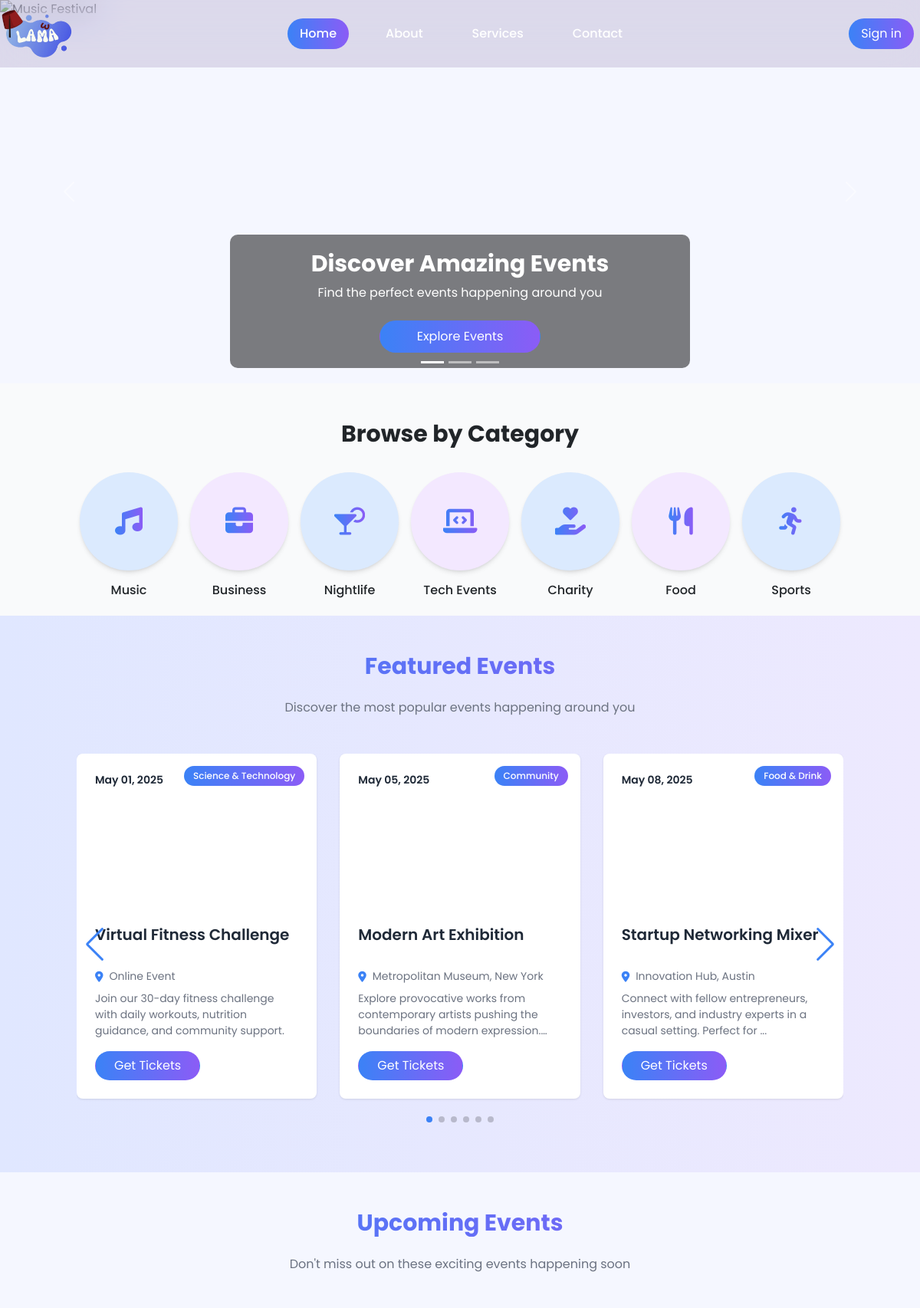
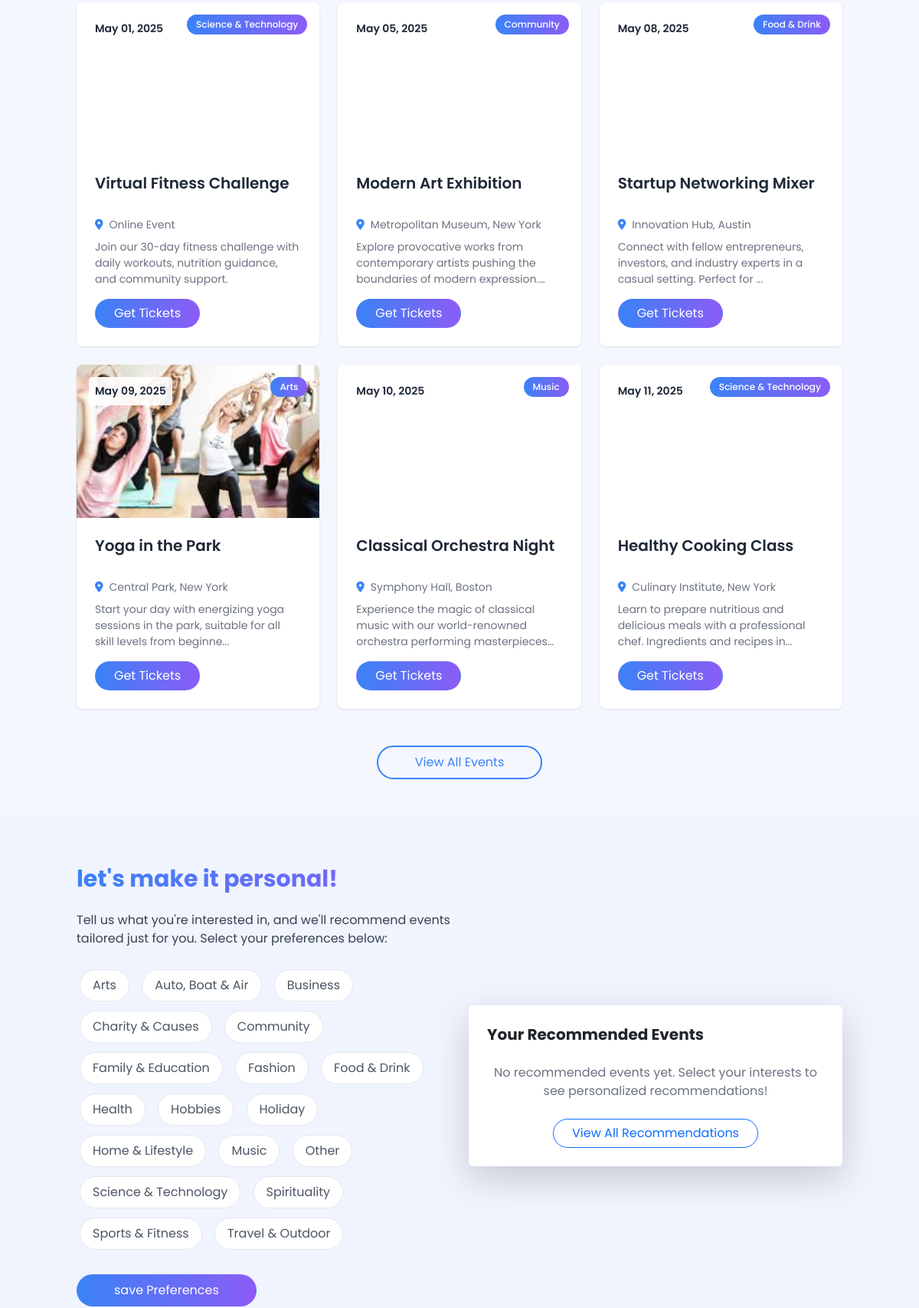
/view/pages/landing-page.php (upper part), run on the app's committed database (2 pictures, top to bottom).
### tables this page shows
CREATE TABLE `events` (
  `id` int(11) NOT NULL,
  `organizer_id` int(11) NOT NULL,
  `title` varchar(255) NOT NULL,
  `description` text DEFAULT NULL,
  `start_date` datetime NOT NULL,
  `end_date` datetime NOT NULL,
  `door_time` time DEFAULT NULL,
  `location` varchar(255) DEFAULT NULL,
  `online_link` varchar(255) DEFAULT NULL,
  `event_type` enum('in-person','online') NOT NULL DEFAULT 'in-person',
  `image` varchar(255) DEFAULT NULL,
  `category_id` int(11) NOT NULL,
  `capacity` int(11) DEFAULT NULL,
  `age_restriction` varchar(50) DEFAULT 'All Ages',
  `status` varchar(50) DEFAULT NULL,
  `created_at` datetime DEFAULT current_timestamp()
);

CREATE TABLE `categories` (
  `id` int(11) NOT NULL,
  `name` varchar(255) NOT NULL,
  `description` text DEFAULT NULL
);

### controller/categories.php (called while the page is built)
<?php
function getCategories(PDO $pdo): array
{
    try {
        $stmt = $pdo->prepare("SELECT * FROM categories ORDER BY name ASC");
        $stmt->execute();
        return $stmt->fetchAll(PDO::FETCH_ASSOC);
    } catch (PDOException $e) {
        error_log("Get Categories Error: " . $e->getMessage());
        return [];
    }
}

### view/pages/landing-page.php (the view, shortened to what this page needs)
<?php
include_once __DIR__ . '/../../config/database.php';
include_once __DIR__ . '/../../controller/categories.php';
include_once __DIR__ . '/../../controller/preferences.php';
$categories = getCategories($cnx);
if (isset($_SESSION["user_id"])) {
  $user_preferences = getUserPreferences($cnx, $_SESSION['user_id'] ?? null);
  $recommended_events = getRecommendedEvents($cnx, $_SESSION['user_id'] ?? null, 3);
} else {
  $user_preferences = [];
  $recommended_events = [];
}
try {
  $stmt = $cnx->query("SELECT e.*, c.name AS category_name
                          FROM events e
                          LEFT JOIN categories c ON e.category_id = c.id
                          WHERE e.start_date >= NOW()
                          ORDER BY e.start_date ASC
                          LIMIT 6");
  $events = $stmt->fetchAll(PDO::FETCH_ASSOC);
} catch (PDOException $e) {
  error_log("Database error while fetching events: " . $e->getMessage());
  $events = [];
}
?>
<!DOCTYPE html>
<html lang="en">
<head>
  <script src="https://cdn.tailwindcss.com"></script>
  <link href="https://cdn.jsdelivr.net/npm/bootstrap@5.3.0/dist/css/bootstrap.min.css" rel="stylesheet" />
  <link rel="stylesheet" href="https://cdnjs.cloudflare.com/ajax/libs/font-awesome/6.4.0/css/all.min.css" />
  <link rel="stylesheet" href="https://cdn.jsdelivr.net/npm/swiper@8/swiper-bundle.min.css" />
  <link rel="stylesheet" href="../styles/css/landing2.css" />
  <script src="../scripts/tailwind.js"></script>
</head>
<body>
  <?php
  include  '../partials/navbar.php';
  ?>
  <main>
    <div id="heroCarousel" class="carousel slide" data-bs-ride="carousel">
      <div class="carousel-indicators">
        <button type="button" data-bs-target="#heroCarousel" data-bs-slide-to="0" class="active" aria-current="true"
          aria-label="Slide 1"></button>
        <button type="button" data-bs-target="#heroCarousel" data-bs-slide-to="1" aria-label="Slide 2"></button>
        <button type="button" data-bs-target="#heroCarousel" data-bs-slide-to="2" aria-label="Slide 3"></button>
      </div>
      <div class="carousel-inner">
        <div class="carousel-item active">
          <img src="../assets/images/music.jpg" class="d-block w-100" alt="Music Festival" />
          <div class="carousel-caption d-none d-md-block">
            <h2 class="text-3xl font-bold mb-2">Discover Amazing Events</h2>
            <p class="mb-4">Find the perfect events happening around you</p>
            <button class="btn btn-gradient rounded-full px-5 py-2" onclick="location.href='searchpage.php'">
              Explore Events
            </button>
          </div>
        </div>
      </div>
      <button class="carousel-control-prev" type="button" data-bs-target="#heroCarousel" data-bs-slide="prev">
        <span class="carousel-control-prev-icon" aria-hidden="true"></span>
      </button>
      <button class="carousel-control-next" type="button" data-bs-target="#heroCarousel" data-bs-slide="next">
        <span class="carousel-control-next-icon" aria-hidden="true"></span>
      </button>
    </div>
    <section class="pt-12 bg-gray-50 text-center">
      <div class="">
        <h2 class="text-3xl font-bold mb-8 text-center">
          Browse by Category
        </h2>
        <div class="categories-container flex space-x-4 pb-4 justify-center items-center">
          <div class="category-card flex-shrink-0 text-center">
            <div
              class="w-24 h-24 md:w-32 md:h-32 rounded-full bg-blue-100 flex items-center justify-center mx-auto mb-3 shadow-md">
              <i class="fas fa-music text-4xl text-gradient"></i>
            </div>
            <h3 class="font-medium">Music</h3>
          </div>
          <div class="category-card flex-shrink-0 text-center">
            <div
              class="w-24 h-24 md:w-32 md:h-32 rounded-full bg-purple-100 flex items-center justify-center mx-auto mb-3 shadow-md">
              <i class="fas fa-briefcase text-4xl text-gradient"></i>
            </div>
            <h3 class="font-medium">Business</h3>
          </div>
          <div class="category-card flex-shrink-0 text-center">
            <div
              class="w-24 h-24 md:w-32 md:h-32 rounded-full bg-blue-100 flex items-center justify-center mx-auto mb-3 shadow-md">
              <i class="fas fa-cocktail text-4xl text-gradient"></i>
            </div>
            <h3 class="font-medium">Nightlife</h3>
          </div>
          <div class="category-card flex-shrink-0 text-center">
            <div
              class="w-24 h-24 md:w-32 md:h-32 rounded-full bg-purple-100 flex items-center justify-center mx-auto mb-3 shadow-md">
              <i class="fas fa-laptop-code text-4xl text-gradient"></i>
            </div>
            <h3 class="font-medium">Tech Events</h3>
          </div>
          <div class="category-card flex-shrink-0 text-center">
            <div
              class="w-24 h-24 md:w-32 md:h-32 rounded-full bg-blue-100 flex items-center justify-center mx-auto mb-3 shadow-md">
              <i class="fas fa-hand-holding-heart text-4xl text-gradient"></i>
            </div>
            <h3 class="font-medium">Charity</h3>
          </div>
          <div class="category-card flex-shrink-0 text-center">
            <div
              class="w-24 h-24 md:w-32 md:h-32 rounded-full bg-purple-100 flex items-center justify-center mx-auto mb-3 shadow-md">
              <i class="fas fa-utensils text-4xl text-gradient"></i>
            </div>
            <h3 class="font-medium">Food</h3>
          </div>
          <div class="category-card flex-shrink-0 text-center">
            <div
              class="w-24 h-24 md:w-32 md:h-32 rounded-full bg-blue-100 flex items-center justify-center mx-auto mb-3 shadow-md">
              <i class="fas fa-running text-4xl text-gradient"></i>
            </div>
            <h3 class="font-medium">Sports</h3>
          </div>
        </div>
      </div>
    </section>
  </main>
  <section class="py-5 bg-gradient-light">
    <div class="container">
      <h2 class="text-3xl font-bold mb-4 text-gradient text-center">
        Featured Events
      </h2>
      <p class="text-gray-500 text-center mb-5">
        Discover the most popular events happening around you
      </p>
      <div class="swiper featured-events-swiper">
        <div class="swiper-wrapper">
          <?php foreach ($events as $event): ?>
            <div class="swiper-slide">
              <a href="event-details.php?id=<?php echo $event['id']; ?>">
                <div class="event-card">
                  <div class="event-image" style="background-image: url('<?php echo $event['image'] ?? '../assets/images/default.jpg'; ?>')">
                    <div class="event-date">
                      <?php echo date('M d, Y', strtotime($event['start_date'])); ?>
                    </div>
                    <div class="event-category">
                      <?php echo htmlspecialchars($event['category_name'] ?? 'Uncategorized'); ?>
                    </div>
                  </div>
                  <div class="event-content">
                    <h3 class="event-title"><?php echo htmlspecialchars($event['title']); ?></h3>
                    <div class="event-location">
                      <i class="fas fa-map-marker-alt"></i>
                      <span>
                        <?php echo $event['event_type'] === 'online'
                          ? 'Online Event'
                          : htmlspecialchars($event['location']);
                        ?>
                      </span>
                    </div>
                    <p class="event-description">
                      <?php echo htmlspecialchars(
                        strlen($event['description']) > 100
                          ? substr($event['description'], 0, 100) . '...'
                          : $event['description']
                      ); ?>
                    </p>
                    <a href="event-details.php?id=<?php echo $event['id']; ?>" class="btn btn-gradient rounded-pill px-4">Get Tickets</a>
                  </div>
                </div>
              </a>
            </div>
          <?php endforeach; ?>
        </div>
        <div class="swiper-button-next"></div>
        <div class="swiper-button-prev"></div>
        <div class="swiper-pagination"></div>
      </div>
    </div>
  </section>
  <section class="py-5">
    <div class="container">
      <h2 class="text-3xl font-bold mb-4 text-gradient text-center">
        Upcoming Events
      </h2>
      <p class="text-gray-500 text-center mb-5">
        Don't miss out on these exciting events happening soon
      </p>
      <div class="row g-4">
        <?php foreach ($events as $event): ?>
          <div class="col-lg-4 col-md-6">
            <div class="event-card">
              <div class="event-image" style="background-image: url('<?php echo $event['image'] ?? '../assets/images/default.jpg'; ?>')">
                <div class="event-date">
                  <?php echo date('M d, Y', strtotime($event['start_date'])); ?>
                </div>
                <div class="event-category">
                  <?php echo htmlspecialchars($event['category_name'] ?? 'Uncategorized'); ?>
                </div>
              </div>
              <div class="event-content">
                <h3 class="event-title"><?php echo htmlspecialchars($event['title']); ?></h3>
                <div class="event-location">
                  <i class="fas fa-map-marker-alt"></i>
                  <span>
                    <?php echo $event['event_type'] === 'online'
                      ? 'Online Event'
                      : htmlspecialchars($event['location']);
                    ?>
                  </span>
                </div>
                <p class="event-description">
                  <?php echo htmlspecialchars(
                    strlen($event['description']) > 100
                      ? substr($event['description'], 0, 100) . '...'
                      : $event['description']
                  ); ?>
                </p>
                <a href="event-details.php?id=<?php echo $event['id']; ?>" class="btn btn-gradient rounded-pill px-4">Get Tickets</a>
              </div>
            </div>
          </div>
        <?php endforeach; ?>
      </div>
      <div class="text-center mt-5">
        <a href="searchpage.php" class="btn btn-outline-gradient rounded-pill px-5 py-2">View All Events</a>
      </div>
    </div>
  </section>
  <section class="personalization-section">
    <div class="container">
      <div class="row align-items-center">
        <div class="col-lg-6 mb-5 mb-lg-0">
          <h2 class="text-3xl font-bold mb-4 text-gradient">
            let's make it personal!
          </h2>
          <p class="text-gray-700 mb-4">
            Tell us what you're interested in, and we'll recommend events
            tailored just for you. Select your preferences below:
          </p>
          <form id="preferencesForm">
            <div class="preference-tags mb-4">
              <?php foreach ($categories as $category): ?>
                <span class="preference-tag rounded-pill px-3 py-2 me-2 mb-2 <?php echo in_array($category['id'], $user_preferences) ? 'active' : ''; ?>" data-id="<?php echo $category['id']; ?>">
                  <?php echo htmlspecialchars($category['name']); ?>
                </span>
              <?php endforeach; ?>
            </div>
            <button type="submit" class="btn btn-gradient rounded-pill px-5 py-2">
              save Preferences
            </button>
          </form>
        </div>
        <div class="col-lg-6">
          <div class="card border-0 shadow-lg">
            <div class="card-body p-4">
              <h3 class="card-title text-xl font-bold mb-4">
                Your Recommended Events
              </h3>
              <?php if (!empty($recommended_events)): ?>
                <?php foreach ($recommended_events as $event): ?>
                  <div class="recommended-event d-flex mb-4">
                    <div class="flex-shrink-0 me-3" style="
                          width: 80px;
                          height: 80px;
                          background-image: url('<?php echo $event['image'] ?? '../assets/images/default-event.jpg'; ?>');
                          background-size: cover;
                          border-radius: 0.5rem;
                        "></div>
                    <div>
                      <h4 class="text-lg font-semibold">
                        <?php echo htmlspecialchars($event['title']); ?>
                      </h4>
                      <p class="text-sm text-gray-500 mb-1">
                        <i class="far fa-calendar-alt me-1"></i> <?php echo date('M d, Y', strtotime($event['start_date'])); ?>
                      </p>
                      <p class="text-sm text-gray-500">
                        <i class="fas fa-map-marker-alt me-1"></i> <?php echo $event['location'] ?? 'Online Event'; ?>
                      </p>
                    </div>
                  </div>
                <?php endforeach; ?>
              <?php else: ?>
                <p class="text-center text-gray-500 mb-4">No recommended events yet. Select your interests to see personalized recommendations!</p>
              <?php endif; ?> <div class="text-center mt-4">
                <a href="recommended-events.php" class="btn btn-outline-primary rounded-pill px-4">View All Recommendations</a>
              </div>
            </div>
          </div>
        </div>
      </div>
    </div>
  </section>
</body>
</html>

### data on the page
events: start_date "May 01, 2025", category.name "Science & Technology", title "Virtual Fitness Challenge", event_type "Online Event", description "Join our 30-day fitness challenge with daily workouts, nutrition guidance, and community support."
events: start_date "May 05, 2025", category.name "Community", title "Modern Art Exhibition", location "Metropolitan Museum, New York", description "Explore provocative works from contemporary artists pushing the boundaries of modern…"
events: start_date "May 08, 2025", category.name "Food & Drink", title "Startup Networking Mixer", location "Innovation Hub, Austin", description "Connect with fellow entrepreneurs, investors, and industry experts in a casual setting. Perfect for ..."
events: image (picture), start_date "May 09, 2025", category.name "Arts", title "Yoga in the Park", location "Central Park, New York", description "Start your day with energizing yoga sessions in the park, suitable for all skill levels from beginne..."
events: start_date "May 10, 2025", category.name "Music", title "Classical Orchestra Night", location "Symphony Hall, Boston", description "Experience the magic of classical music with our world-renowned orchestra performing…"
events: start_date "May 11, 2025", category.name "Science & Technology", title "Healthy Cooking Class", location "Culinary Institute, New York", description "Learn to prepare nutritious and delicious meals with a professional chef. Ingredients and recipes in..."
categories: name "Arts"
categories: name "Auto, Boat & Air"
categories: name "Business"
categories: name "Charity & Causes"
categories: name "Community"
categories: name "Family & Education"
categories: name "Fashion"
categories: name "Food & Drink"
categories: name "Health"
categories: name "Hobbies"
categories: name "Holiday"
categories: name "Home & Lifestyle"
categories: name "Music"
categories: name "Other"
categories: name "Science & Technology"
categories: name "Spirituality"
categories: name "Sports & Fitness"
categories: name "Travel & Outdoor"
